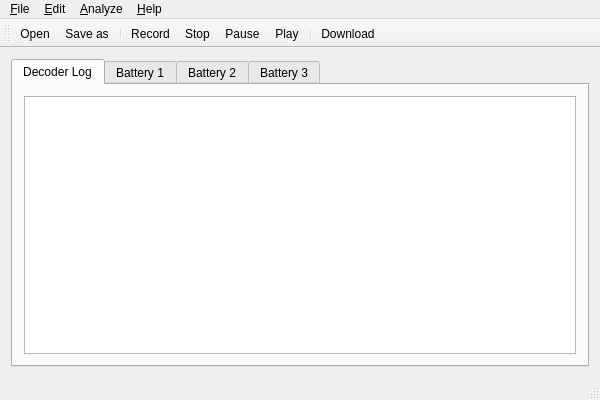
<?xml version="1.0" encoding="UTF-8"?>
<ui version="4.0">
 <class>TwikeAnalyzer</class>
 <widget class="QMainWindow" name="TwikeAnalyzer">
  <property name="geometry">
   <rect>
    <x>0</x>
    <y>0</y>
    <width>600</width>
    <height>400</height>
   </rect>
  </property>
  <property name="windowTitle">
   <string>QTwikeAnalyzer</string>
  </property>
  <widget class="QWidget" name="centralWidget">
   <layout class="QGridLayout" name="gridLayout_2">
    <item row="0" column="0">
     <widget class="QTabWidget" name="tabWidget">
      <property name="currentIndex">
       <number>0</number>
      </property>
      <widget class="QWidget" name="tab">
       <attribute name="title">
        <string>Decoder Log</string>
       </attribute>
       <layout class="QGridLayout" name="gridLayout">
        <item row="0" column="0">
         <widget class="QTableView" name="tableLog">
          <property name="font">
           <font>
            <family>Arial</family>
            <weight>50</weight>
            <bold>false</bold>
           </font>
          </property>
          <property name="editTriggers">
           <set>QAbstractItemView::NoEditTriggers</set>
          </property>
          <property name="alternatingRowColors">
           <bool>true</bool>
          </property>
          <property name="selectionBehavior">
           <enum>QAbstractItemView::SelectRows</enum>
          </property>
         </widget>
        </item>
       </layout>
      </widget>
      <widget class="QWidget" name="tab_2">
       <attribute name="title">
        <string>Battery 1</string>
       </attribute>
       <layout class="QGridLayout" name="gridLayout_3">
        <item row="0" column="0">
         <widget class="QwtPlot" name="qwtPlot1"/>
        </item>
       </layout>
      </widget>
      <widget class="QWidget" name="tab_3">
       <attribute name="title">
        <string>Battery 2</string>
       </attribute>
       <layout class="QGridLayout" name="gridLayout_5">
        <item row="0" column="0">
         <widget class="QwtPlot" name="qwtPlot2"/>
        </item>
       </layout>
      </widget>
      <widget class="QWidget" name="tab_4">
       <attribute name="title">
        <string>Battery 3</string>
       </attribute>
       <layout class="QGridLayout" name="gridLayout_4">
        <item row="0" column="0">
         <widget class="QwtPlot" name="qwtPlot3"/>
        </item>
       </layout>
      </widget>
     </widget>
    </item>
   </layout>
  </widget>
  <widget class="QMenuBar" name="menuBar">
   <property name="geometry">
    <rect>
     <x>0</x>
     <y>0</y>
     <width>600</width>
     <height>23</height>
    </rect>
   </property>
   <widget class="QMenu" name="menuFile">
    <property name="title">
     <string>&amp;File</string>
    </property>
    <addaction name="actionOpen"/>
    <addaction name="actionSaveAs"/>
    <addaction name="separator"/>
    <addaction name="actionQuit"/>
   </widget>
   <widget class="QMenu" name="menuEdit">
    <property name="title">
     <string>&amp;Edit</string>
    </property>
    <addaction name="actionFind"/>
    <addaction name="actionSettings"/>
   </widget>
   <widget class="QMenu" name="menuAnalyze">
    <property name="title">
     <string>&amp;Analyze</string>
    </property>
    <addaction name="actionRecord"/>
    <addaction name="actionStop"/>
    <addaction name="actionPause"/>
    <addaction name="actionPlay"/>
   </widget>
   <widget class="QMenu" name="menuHelp">
    <property name="title">
     <string>&amp;Help</string>
    </property>
    <addaction name="actionAbout"/>
   </widget>
   <addaction name="menuFile"/>
   <addaction name="menuEdit"/>
   <addaction name="menuAnalyze"/>
   <addaction name="menuHelp"/>
  </widget>
  <widget class="QToolBar" name="mainToolBar">
   <attribute name="toolBarArea">
    <enum>TopToolBarArea</enum>
   </attribute>
   <attribute name="toolBarBreak">
    <bool>false</bool>
   </attribute>
   <addaction name="actionOpen"/>
   <addaction name="actionSaveAs"/>
   <addaction name="separator"/>
   <addaction name="actionRecord"/>
   <addaction name="actionStop"/>
   <addaction name="actionPause"/>
   <addaction name="actionPlay"/>
   <addaction name="separator"/>
   <addaction name="actionDownload"/>
  </widget>
  <widget class="QStatusBar" name="statusBar"/>
  <action name="actionRecord">
   <property name="icon">
    <iconset resource="images.qrc">
     <normaloff>:/images/media-record.png</normaloff>:/images/media-record.png</iconset>
   </property>
   <property name="text">
    <string>Record</string>
   </property>
  </action>
  <action name="actionPause">
   <property name="icon">
    <iconset resource="images.qrc">
     <normaloff>:/images/media-playback-pause.png</normaloff>:/images/media-playback-pause.png</iconset>
   </property>
   <property name="text">
    <string>Pause</string>
   </property>
  </action>
  <action name="actionOpen">
   <property name="icon">
    <iconset resource="images.qrc">
     <normaloff>:/images/document-open.png</normaloff>:/images/document-open.png</iconset>
   </property>
   <property name="text">
    <string>Open</string>
   </property>
  </action>
  <action name="actionPlay">
   <property name="icon">
    <iconset resource="images.qrc">
     <normaloff>:/images/media-playback-start.png</normaloff>:/images/media-playback-start.png</iconset>
   </property>
   <property name="text">
    <string>Play</string>
   </property>
  </action>
  <action name="actionStop">
   <property name="icon">
    <iconset resource="images.qrc">
     <normaloff>:/images/media-playback-stop.png</normaloff>:/images/media-playback-stop.png</iconset>
   </property>
   <property name="text">
    <string>Stop</string>
   </property>
  </action>
  <action name="actionDownload">
   <property name="icon">
    <iconset resource="images.qrc">
     <normaloff>:/images/mail-receive.png</normaloff>:/images/mail-receive.png</iconset>
   </property>
   <property name="text">
    <string>Download</string>
   </property>
  </action>
  <action name="actionSaveAs">
   <property name="icon">
    <iconset resource="images.qrc">
     <normaloff>:/images/document-save-as.png</normaloff>:/images/document-save-as.png</iconset>
   </property>
   <property name="text">
    <string>&amp;Save as</string>
   </property>
  </action>
  <action name="actionQuit">
   <property name="text">
    <string>&amp;Quit</string>
   </property>
   <property name="toolTip">
    <string>Quit</string>
   </property>
  </action>
  <action name="actionFind">
   <property name="icon">
    <iconset resource="images.qrc">
     <normaloff>:/images/file-find.png</normaloff>:/images/file-find.png</iconset>
   </property>
   <property name="text">
    <string>&amp;Find</string>
   </property>
  </action>
  <action name="actionSettings">
   <property name="icon">
    <iconset resource="images.qrc">
     <normaloff>:/images/configure.png</normaloff>:/images/configure.png</iconset>
   </property>
   <property name="text">
    <string>Settings</string>
   </property>
  </action>
  <action name="actionAbout">
   <property name="text">
    <string>&amp;About</string>
   </property>
  </action>
 </widget>
 <layoutdefault spacing="6" margin="11"/>
 <customwidgets>
  <customwidget>
   <class>QwtPlot</class>
   <extends>QFrame</extends>
   <header>qwt_plot.h</header>
  </customwidget>
 </customwidgets>
 <resources>
  <include location="images.qrc"/>
 </resources>
 <connections/>
</ui>
